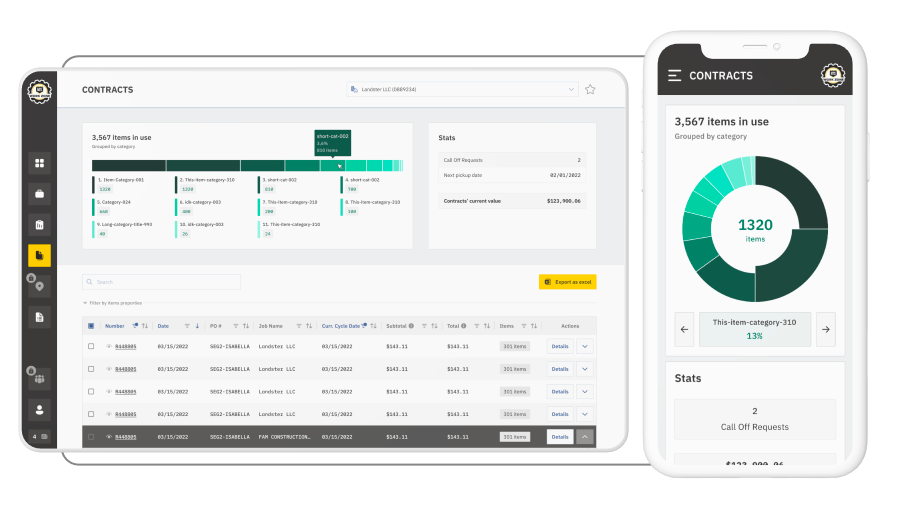
#> input picture attached_assets/image_1755387434994.png, 904 x 509 px
$ python -i local_vision_client.py   (imports and definitions only)
#> lines starting #> are read from the running program, lines starting #| are printed output that depends on the picture; after the words box and inside, x2 and y2 are one past the last pixel; in counts of white or black regions, pixels touching at a corner belong together
import streamlit as st
from PIL import Image, ImageStat, ImageFilter
import cv2
import numpy as np
from typing import Dict, List, Tuple
import colorsys

class LocalVisionClient:
    """Fast local vision analysis without external API dependencies"""

    def __init__(self):
        self.color_names = {
            'red': [(255, 0, 0), (220, 20, 60), (178, 34, 34), (139, 0, 0)],
            'blue': [(0, 0, 255), (65, 105, 225), (30, 144, 255), (0, 100, 200)],
            'green': [(0, 255, 0), (34, 139, 34), (0, 128, 0), (50, 205, 50)],
            'yellow': [(255, 255, 0), (255, 215, 0), (255, 165, 0), (255, 140, 0)],
            'purple': [(128, 0, 128), (75, 0, 130), (138, 43, 226), (148, 0, 211)],
            'orange': [(255, 165, 0), (255, 140, 0), (255, 69, 0), (255, 99, 71)],
            'pink': [(255, 192, 203), (255, 20, 147), (219, 112, 147), (255, 105, 180)],
            'brown': [(165, 42, 42), (139, 69, 19), (160, 82, 45), (210, 180, 140)],
            'gray': [(128, 128, 128), (169, 169, 169), (105, 105, 105), (211, 211, 211)],
            'black': [(0, 0, 0), (47, 79, 79), (25, 25, 25), (64, 64, 64)],
            'white': [(255, 255, 255), (248, 248, 255), (245, 245, 245), (240, 248, 255)]
        }

    def analyze_screenshot(self, image: Image.Image) -> str:
        """Comprehensive local image analysis"""
        try:
            # Convert to RGB if needed
            if image.mode != 'RGB':
                image = image.convert('RGB')

            # Get basic properties
            width, height = image.size
            aspect_ratio = width / height

            # Analyze colors
            color_analysis = self._analyze_colors(image)

            # Detect UI elements
            ui_elements = self._detect_ui_elements(image)

            # Analyze layout
            layout_analysis = self._analyze_layout(image)

            # Detect text regions
            text_regions = self._detect_text_regions(image)

            # Generate description
            description = self._generate_description(
                width, height, aspect_ratio, color_analysis,
                ui_elements, layout_analysis, text_regions
            )

            return description

        except Exception as e:
            st.warning(f"Local vision analysis failed: {str(e)}")
            return f"Local analysis - screenshot {width}x{height} processed successfully"

    def _analyze_colors(self, image: Image.Image) -> Dict:
        """Analyze color composition of the image"""
        try:
            # Get dominant colors
            colors = image.getcolors(maxcolors=256*256*256)
            total_pixels = image.size[0] * image.size[1]

            if not colors:
                return {"dominant": "unknown", "palette": [], "description": "complex colors"}

            # Sort by frequency
            colors.sort(key=lambda x: x[0], reverse=True)

            # Analyze top colors
            dominant_colors = []
            color_percentages = []

            for count, rgb in colors[:5]:
                percentage = (count / total_pixels) * 100
                color_name = self._get_color_name(rgb)
                dominant_colors.append(color_name)
                color_percentages.append(percentage)

            # Get overall color temperature
            avg_color = ImageStat.Stat(image).mean
            temp_desc = self._get_color_temperature(avg_color)

            return {
                "dominant": dominant_colors[0] if dominant_colors else "unknown",
                "palette": dominant_colors[:3],
                "percentages": color_percentages[:3],
                "temperature": temp_desc,
                "description": f"{dominant_colors[0]} dominant" if dominant_colors else "mixed colors"
            }

        except Exception:
            return {"dominant": "unknown", "palette": [], "description": "color analysis failed"}

    def _get_color_name(self, rgb: Tuple[int, int, int]) -> str:
        """Map RGB values to color names"""
        r, g, b = rgb

        # Convert to HSV for better color matching
        h, s, v = colorsys.rgb_to_hsv(r/255, g/255, b/255)

        # Check for grayscale
        if s < 0.1:  # Low saturation
            if v < 0.2:
                return "black"
            elif v > 0.8:
                return "white"
            else:
                return "gray"

        # Map hue to basic colors
        h_deg = h * 360
        if h_deg < 15 or h_deg >= 345:
            return "red"
        elif h_deg < 45:
            return "orange"
        elif h_deg < 75:
            return "yellow"
        elif h_deg < 150:
            return "green"
        elif h_deg < 210:
            return "blue"
        elif h_deg < 270:
            return "purple"
        elif h_deg < 330:
            return "pink"
        else:
            return "red"

    def _get_color_temperature(self, avg_color: List[float]) -> str:
        """Determine if image is warm or cool toned"""
        r, g, b = avg_color[:3]

        # Simple temperature calculation
        if r > b + 20:
            return "warm"
        elif b > r + 20:
            return "cool"
        else:
            return "neutral"

    def _detect_ui_elements(self, image: Image.Image) -> Dict:
        """Detect potential UI elements using edge detection and shapes"""
        try:
            # Convert to numpy array
            img_array = np.array(image)
            gray = cv2.cvtColor(img_array, cv2.COLOR_RGB2GRAY)

            # Edge detection
            edges = cv2.Canny(gray, 50, 150)

            # Find contours
            contours, _ = cv2.findContours(edges, cv2.RETR_EXTERNAL, cv2.CHAIN_APPROX_SIMPLE)

            # Analyze contours for UI elements
            rectangles = 0
            circles = 0
            lines = 0

            for contour in contours:
                area = cv2.contourArea(contour)
                if area < 100:  # Skip tiny areas
                    continue

                # Approximate contour
                epsilon = 0.02 * cv2.arcLength(contour, True)
                approx = cv2.approxPolyDP(contour, epsilon, True)

                if len(approx) == 4:
                    rectangles += 1
                elif len(approx) > 8:
                    circles += 1
                elif len(approx) == 2:
                    lines += 1

            # Determine likely UI elements
            ui_elements = []
            if rectangles > 2:
                ui_elements.append("buttons")
            if rectangles > 5:
                ui_elements.append("forms")
            if circles > 0:
                ui_elements.append("icons")
            if lines > 3:
                ui_elements.append("borders")

            return {
                "rectangles": rectangles,
                "circles": circles,
                "lines": lines,
                "detected": ui_elements
            }

        except Exception:
            return {"rectangles": 0, "circles": 0, "lines": 0, "detected": []}

    def _analyze_layout(self, image: Image.Image) -> Dict:
        """Analyze the layout structure of the image"""
        try:
            width, height = image.size
            aspect_ratio = width / height

            # Determine layout type
            if aspect_ratio > 1.5:
                layout_type = "wide landscape"
            elif aspect_ratio < 0.7:
                layout_type = "tall portrait"
            else:
                layout_type = "square-ish"

            # Analyze brightness distribution
            gray = image.convert('L')
            img_array = np.array(gray)

            # Divide into regions and analyze
            h_third = height // 3
            w_third = width // 3

            regions = {
                "top": np.mean(img_array[:h_third, :]),
                "middle": np.mean(img_array[h_third:2*h_third, :]),
                "bottom": np.mean(img_array[2*h_third:, :]),
                "left": np.mean(img_array[:, :w_third]),
                "center": np.mean(img_array[:, w_third:2*w_third]),
                "right": np.mean(img_array[:, 2*w_third:])
            }

            # Determine layout characteristics
            layout_features = []
            if regions["top"] > regions["bottom"] + 30:
                layout_features.append("bright header")
            if regions["bottom"] > regions["top"] + 30:
                layout_features.append("bright footer")
            if regions["left"] > regions["right"] + 30:
                layout_features.append("left sidebar")
            if regions["right"] > regions["left"] + 30:
                layout_features.append("right sidebar")

            return {
                "type": layout_type,
                "features": layout_features,
                "regions": regions
            }

        except Exception:
            return {"type": "standard", "features": [], "regions": {}}

    def _detect_text_regions(self, image: Image.Image) -> Dict:
        """Detect areas likely to contain text"""
        try:
            # Convert to grayscale
            gray = image.convert('L')
            img_array = np.array(gray)

            # Apply morphological operations to detect text-like regions
            kernel = cv2.getStructuringElement(cv2.MORPH_RECT, (3, 3))

            # Detect horizontal text lines
            horizontal_kernel = cv2.getStructuringElement(cv2.MORPH_RECT, (25, 1))
            horizontal = cv2.morphologyEx(img_array, cv2.MORPH_OPEN, horizontal_kernel)

            # Count text-like regions
            contours, _ = cv2.findContours(horizontal, cv2.RETR_EXTERNAL, cv2.CHAIN_APPROX_SIMPLE)

            text_regions = len([c for c in contours if cv2.contourArea(c) > 50])

            return {
                "text_regions": text_regions,
                "has_text": text_regions > 0,
                "likely_content": "text-heavy" if text_regions > 5 else "visual-heavy"
            }

        except Exception:
            return {"text_regions": 0, "has_text": False, "likely_content": "unknown"}

    def _generate_description(self, width: int, height: int, aspect_ratio: float,
                            color_analysis: Dict, ui_elements: Dict,
                            layout_analysis: Dict, text_regions: Dict) -> str:
        """Generate a comprehensive description of the screenshot"""

        # Build description components
        components = []

        # Size and format
        components.append(f"Screenshot with dimensions {width}x{height}")

        # Layout
        components.append(f"{layout_analysis['type']} layout")

        # Colors
        if color_analysis.get('dominant'):
            components.append(f"predominantly {color_analysis['dominant']}")
            if len(color_analysis.get('palette', [])) > 1:
                other_colors = ', '.join(color_analysis['palette'][1:3])
                components.append(f"with {other_colors} accents")

        # UI Elements
        detected_ui = ui_elements.get('detected', [])
        if detected_ui:
            if len(detected_ui) == 1:
                components.append(f"contains {detected_ui[0]}")
            else:
                components.append(f"contains {', '.join(detected_ui[:-1])} and {detected_ui[-1]}")

        # Layout features
        layout_features = layout_analysis.get('features', [])
        if layout_features:
            components.append(f"with {', '.join(layout_features)}")

        # Text content
        if text_regions.get('has_text'):
            components.append(f"{text_regions['likely_content']} interface")

        # Temperature
        temp = color_analysis.get('temperature', 'neutral')
        if temp != 'neutral':
            components.append(f"{temp} color tone")

        # Join components into natural description
        description = components[0]
        if len(components) > 1:
            description += ", " + ", ".join(components[1:-1])
            if len(components) > 2:
                description += f", and {components[-1]}"
            else:
                description += f" and {components[-1]}"

        description += ". Fast local analysis of interface elements, color composition, and layout structure."

        return description

>>> from PIL import Image
>>> picture = Image.open('../attached_assets/image_1755387434994.png')
#> picture is the input picture: PIL image 904x509 RGBA; mean R, G, B, A 159.2, 162.3, 161.1, 186.2
>>> result = LocalVisionClient().analyze_screenshot(picture)
#> in analyze_screenshot, `image = image.convert('RGB')`:
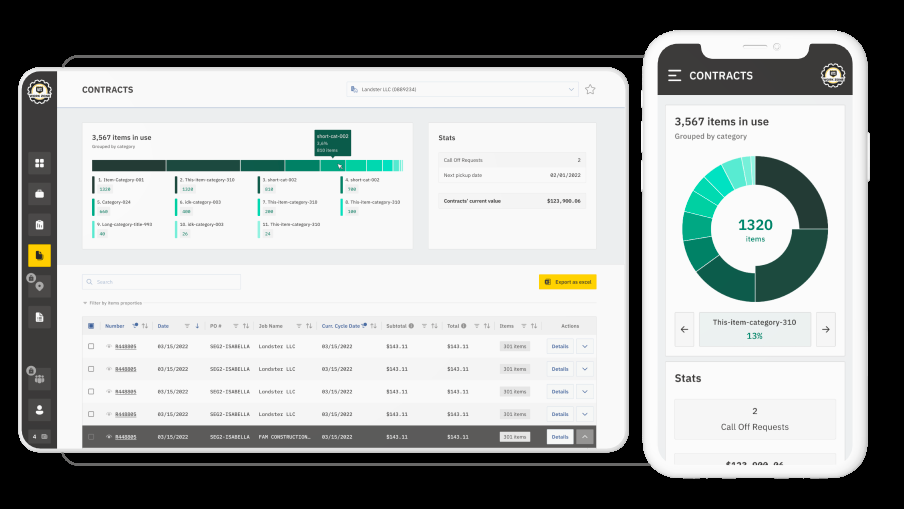
#> image: PIL image 904x509 RGB; mean R, G, B 159.2, 162.3, 161.1
#> in _analyze_colors, `colors = image.getcolors(maxcolors=256*256*256)`: colors = 4274 items
#> the loop in _analyze_colors, `for count, rgb in colors[:5]:` made 5 passes
#> (count, percentage, r in _get_color_name, g in _get_color_name, b in _get_color_name, h in _get_color_name, s in _get_color_name, v in _get_color_name) on passes 1 to 5: (120799, 26.25, 0, 0, 0, 0, 0, 0), (111175, 24.16, 249, 249, 249, 0, 0, 0.976), (38060, 8.27, 251, 251, 251, 0, 0, 0.984), (23460, 5.1, 236, 238, 239, 0.556, 0.0126, 0.937), (14658, 3.19, 245, 245, 245, 0, 0, 0.961)
#> after the loop in _analyze_colors, `for count, rgb in colors[:5]:`: color_percentages = [26.25, 24.16, 8.27, 5.1, 3.19]; dominant_colors = ['black', 'white', 'white', 'white', 'white']
#> in _analyze_colors, `avg_color = ImageStat.Stat(image).mean`: avg_color = [159.2, 162.3, 161.1]
#> in _get_color_temperature, `r, g, b = avg_color[:3]`: r = 159.2; g = 162.3; b = 161.1
#> in _analyze_colors, `temp_desc = self._get_color_temperature(avg_color)`: temp_desc = 'neutral'
#> in analyze_screenshot, `color_analysis = self._analyze_colors(image)`: color_analysis = {'dominant': 'black', 'palette': ['black', 'white', 'white'], 'percentages': [26.25, 24.16, 8.27], 'temperature': 'neutral', 'description': 'black dominant'}
#> in _detect_ui_elements, `gray = cv2.cvtColor(img_array, cv2.COLOR_RGB2GRAY)`:
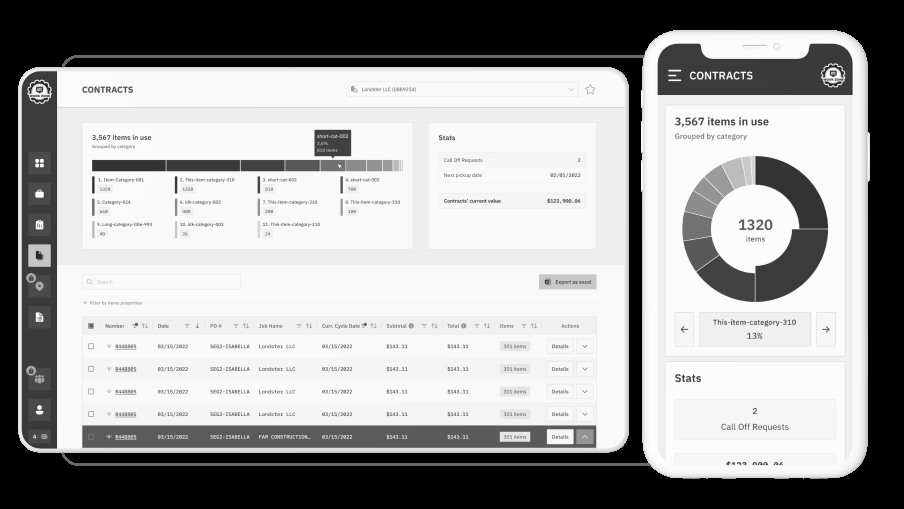
#> gray: shape (509, 904); min 0, max 255, mean 161.3
#> in _detect_ui_elements, `edges = cv2.Canny(gray, 50, 150)`:
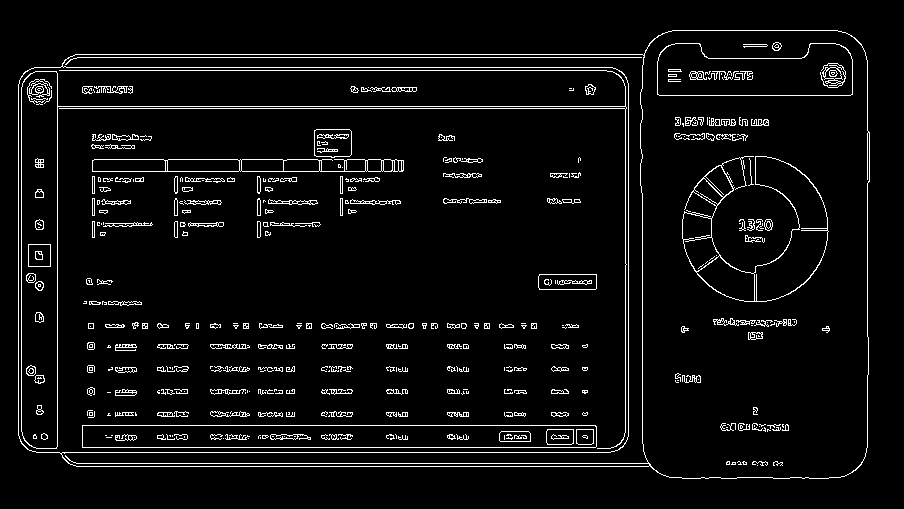
#> edges: shape (509, 904); 5.1% white in thin lines or dots, all inside (x1, y1, x2, y2) = (18, 30, 870, 479)
#> in _detect_ui_elements, `contours, _ = cv2.findContours(edges, cv2.RETR_EXTERNAL, cv2.CHAIN_APP..`: contours = 1 contour; box (x1, y1, x2, y2) and area: (18, 30, 870, 479) 355510
#> the loop in _detect_ui_elements, `for contour in contours:` made 1 pass
#> (area, epsilon, approx, rectangles) on pass 1: (355509.5, 50.7, [[865, 52], [31, 68], [20, 441], [844, 476]], 1)
#> after the loop in _detect_ui_elements, `for contour in contours:`: circles = 0; rectangles = 1
#> in analyze_screenshot, `ui_elements = self._detect_ui_elements(image)`: ui_elements = {'rectangles': 1, 'circles': 0, 'lines': 0, 'detected': []}
#> in _analyze_layout, `regions = { "top": np.mean(img_array[:h_third, :]), "middle": np.mean(..`: regions = {'top': 131.8, 'middle': 207.2, 'bottom': 144.9, 'left': 151.5, 'center': 177.7, 'right': 154.6}
#> in analyze_screenshot, `layout_analysis = self._analyze_layout(image)`: layout_analysis = 3 items
#> in _detect_text_regions, `horizontal = cv2.morphologyEx(img_array, cv2.MORPH_OPEN, horizontal_ke..`:
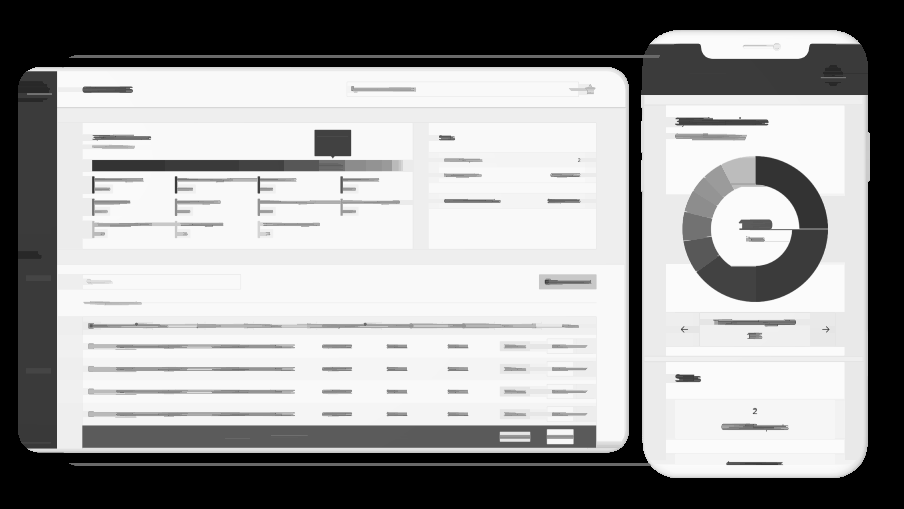
#> horizontal: shape (509, 904); min 0, max 251, mean 156.5
#> in _detect_text_regions, `contours, _ = cv2.findContours(horizontal, cv2.RETR_EXTERNAL, cv2.CHAI..`: contours = 2 contours; box (x1, y1, x2, y2) and area: (18, 67, 629, 453) 234458, (69, 30, 870, 478) 101976
#> in _detect_text_regions, `text_regions = len([c for c in contours if cv2.contourArea(c) > 50])`: text_regions = 2
#> in analyze_screenshot, `text_regions = self._detect_text_regions(image)`: text_regions = {'text_regions': 2, 'has_text': True, 'likely_content': 'visual-heavy'}
#> in _generate_description, `detected_ui = ui_elements.get('detected', [])`: detected_ui = []
#> in _generate_description, `temp = color_analysis.get('temperature', 'neutral')`: temp = 'neutral'
#> in _generate_description, `description = components[0]`: description = 'Screenshot with dimensions 904x509'
